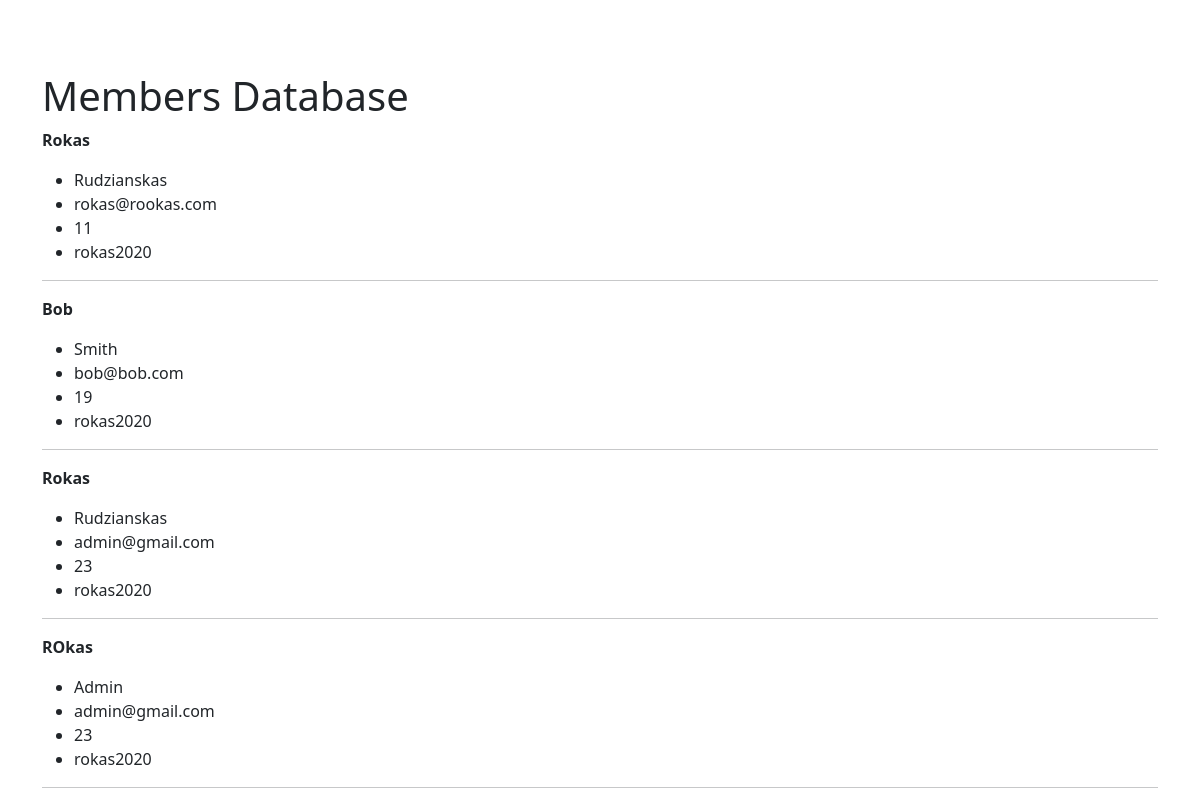
The app's page /, older data.
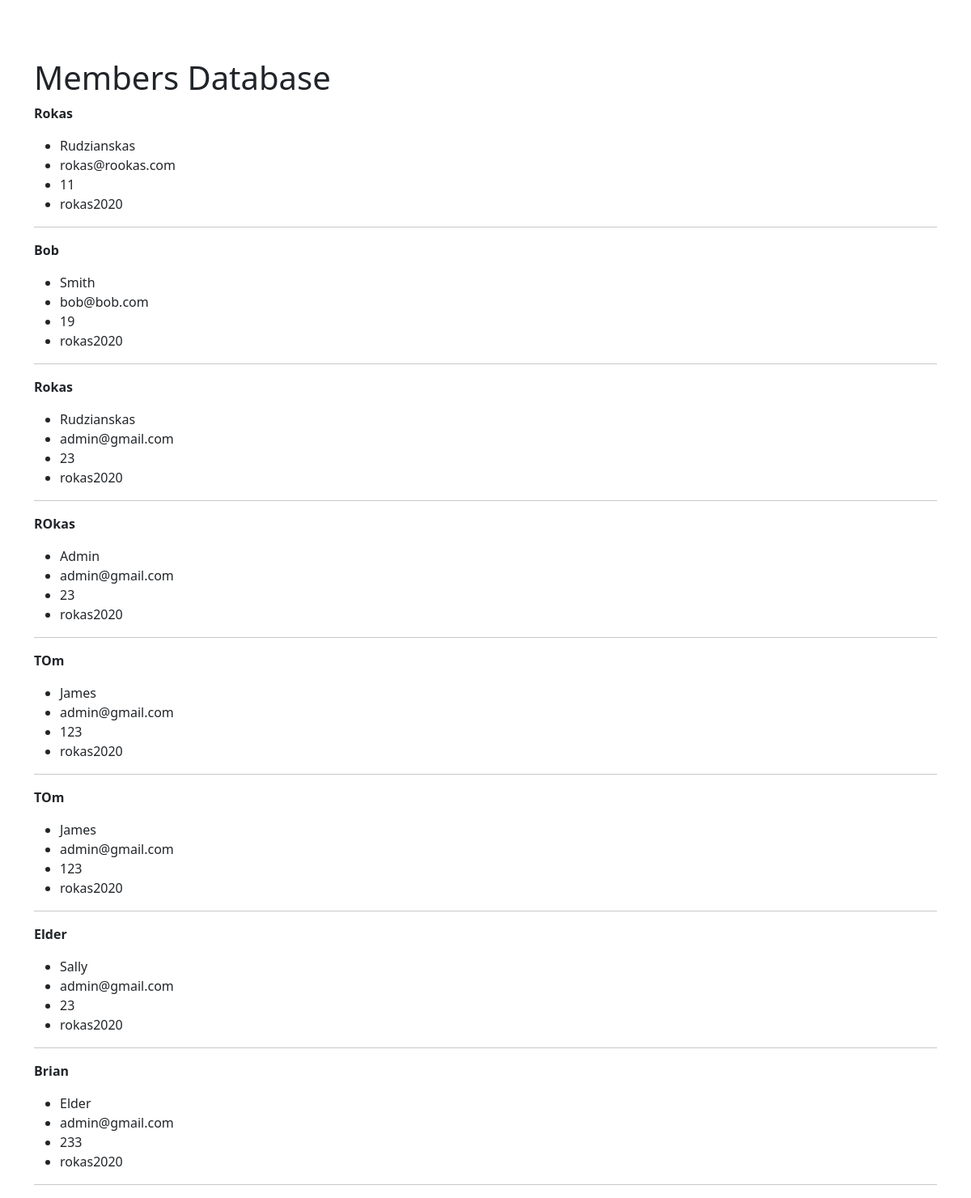
The same page, newer data.
### website/models.py (models this page shows, shortened)
class Member(models.Model):
    fname = models.CharField(max_length=50)
    lname = models.CharField(max_length=100)
    email = models.EmailField(max_length=200)
    passwd = models.CharField(max_length=50)
    age = models.IntegerField()

### website/views.py (the view)
# urls.py: path('', views.home, name="home"),
def home(request):
    all_members = Member.objects.all
    return render(request, 'home.html', {
        'all': all_members
    })

### website/templates/home.html
{% extends 'base.html' %}
{% block content %}
<h1>Members Database</h1>
{% for item in all %}
    <strong><p>{{ item.fname }}</p></strong>
        <ul>
            <li>{{ item.lname }}</li>
            <li>{{ item.email }}</li>
            <li>{{ item.age }}</li>
            <li>{{ item.passwd }}</li>
        </ul>
    <hr>
{% endfor %}
{% endblock %}

### website/templates/base.html (shortened to what this page needs)
<!doctype html>
<html lang="en">
  <head>
    <link href="https://cdn.jsdelivr.net/npm/bootstrap@5.0.0-beta3/dist/css/bootstrap.min.css" rel="stylesheet">
  </head>
  <body>
        <br><br>
  <div class="container"><br>
    {% block content %}
    {% endblock %}
</div>
  </body>
</html>

Row changes from the older to the newer data that the page shows:
added Member: fname "TOm", lname "James", email "admin@gmail.com", age "123", passwd "rokas2020"
added Member: fname "TOm", lname "James", email "admin@gmail.com", age "123", passwd "rokas2020"
added Member: fname "Elder", lname "Sally", email "admin@gmail.com", age "23", passwd "rokas2020"
added Member: fname "Brian", lname "Elder", email "admin@gmail.com", age "233", passwd "rokas2020"
